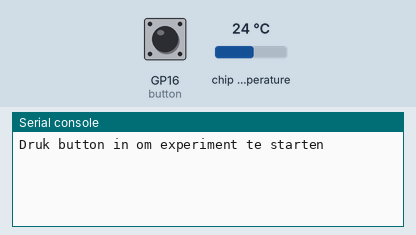
The program below on a simulated Raspberry Pi Pico running MicroPython. On the bench: the last lines printed to the serial console. The test bench sets the inputs (shaded band); at power-on: GP16 (button) LOW, chip temperature 24 °C. Files the program writes start out absent. At 9.3 s the program stops and its outputs stay as they are.

Above: at 5.0 s.
5.1 s: GP16 (button) pulled HIGH for 0.15 s
At 5.6 s:
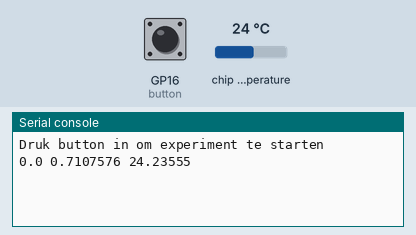
7.7 s: chip temperature set to 1 °C
At 9.0 s:
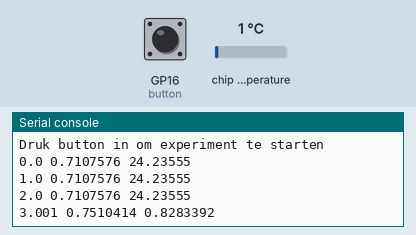
9.2 s: GP16 (button) pulled HIGH for 1 s
At 9.9 s:
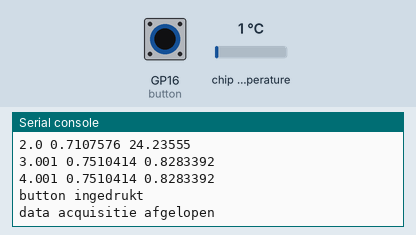
Timing chart, 0 to 10.8 s (numbered marks = the images above; inputs shaded):
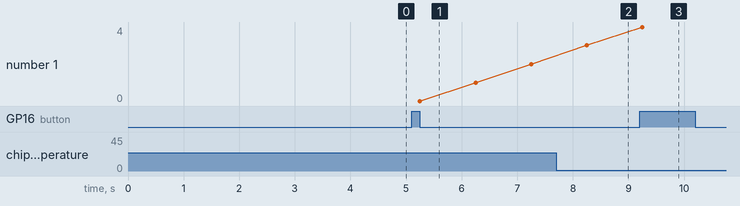

The program:

playground.py
```python
from machine import Pin, ADC
from extras import Button
import time


# Initialiseren van sensoren, knoppen en belangrijke parameters
f_samping = 1
thermometer_internal = ADC(4)
button = Button(Pin(16, Pin.IN))

# Aanmaken van lege lijsten voor opslag
tijdstippen = []
temperatuur_metingen = []

# Knop, om meting te starten (indrukken en loslaten)
print('Druk button in om experiment te starten')
button.wacht_op_knop_ingedrukt_en_los()

# Acquisitie start
# Tijdstip 0 bepalen
tijdstip0 = time.ticks_ms()

while True:
    # Tijdstip meting bepalen
    huidige_tijd = (time.ticks_ms() - tijdstip0) / 1000

    # Meting uitvoeren
    adc_voltage = thermometer_internal.read_u16() * (3.3 / (65535))
    temperature_celcius = 27 - (adc_voltage - 0.706) / 0.001721

    # Meting laten zien, en eventueel opslaan
    # Dit kan ook op een lcd of oled
    print(huidige_tijd, adc_voltage, temperature_celcius)

    # Opslaan in lijst (tijdelijke opslag)
    tijdstippen.append(huidige_tijd)
    temperatuur_metingen.append(temperature_celcius)

    # Als knop ingedrukt, stop meting
    if button.is_ingedrukt():
        print('button ingedrukt')
        break

    # Wacht tot volgende meting
    time.sleep(1/f_samping)

print('data acquisitie afgelopen')

# Opslaan in bestand
with open("data_01.txt", 'w') as out:
    for tijdstip, meting in zip(tijdstippen, temperatuur_metingen):
        out.write(f'{tijdstip}, {meting}\n')

# Eind
```

extras.py
```python
from machine import Pin, ADC
import os

try:
    from typing import List, Any
except ImportError:
    pass


class Button:
    def __init__(self, pin: Pin) -> None:
        self.pin = pin

    def wacht_op_knop_ingedrukt_en_los(self):
        while self.pin.value() == False:
            # zolang knop niet ingedrukt is
            # Doe niets

            pass
        while self.pin.value() == True:
            # zolang knop niet losgelaten is
            # Doe niets

            pass

    def is_ingedrukt(self):
        return self.pin.value()

    def wacht_op_knop_ingedrukt(self):
        while not self.is_ingedrukt():
            # zolang knop niet ingedrukt is
            # Doe niets

            pass


class DataRecoder:
    def __init__(self, bestandsnaam: str, recorder_titels: List[str]) -> None:
        try:
            os.listdir('recorded_data/')
        except OSError:
            os.mkdir('recorded_data')

        teller = 1
        for file in os.listdir('recorded_data/'):
            if bestandsnaam in file:
                teller += 1

        self.bestandsnaam = f'recorded_data/{bestandsnaam}_{teller:03}.txt'

        with open(self.bestandsnaam, 'w') as file:
            eerste_regel = str(recorder_titels)[1:-1] + '\n'
            file.write(eerste_regel)

    def record(self, recorder_values: List[Any]):
        with open(self.bestandsnaam, 'a') as file:
            file.write(str(recorder_values)[1:-1] + '\n')
```

Measured:
- after the input at 5.1 s, the serial console: prints a new line after 0.15 s (image 1)
- after the input at 7.7 s, the serial console: prints a new line after 0.55 s (image 2)
- after the input at 9.2 s, the serial console: prints a new line after 0.05 s (image 3)
